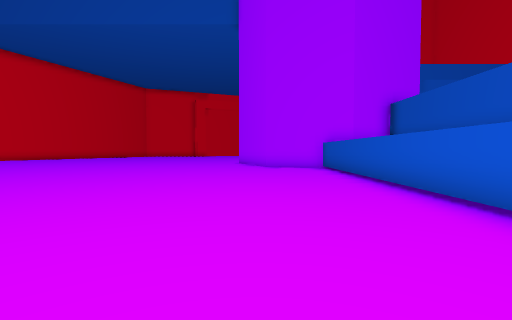
view 1 (above)

24 first-person views from a walk through a 3-D level made in the Unity game engine. The camera is 1.4 m above the floor, tilts 2° down and sees 85° across. The floor is counted in squares, 1.8 m on a side. Each view is taken from the middle of a square. On the plan, view 1 faces up. The plan holds only what a view shows up to about 10 squares ahead; the rest is blank. The place goes on beyond the plan. The player character is not drawn.

view 2
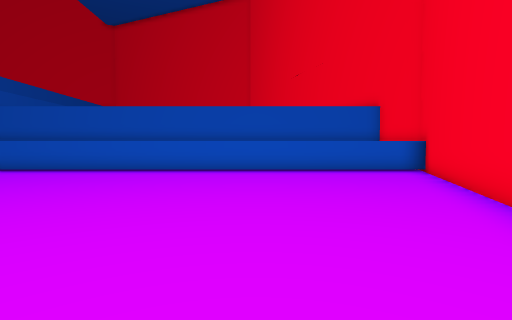

view 3
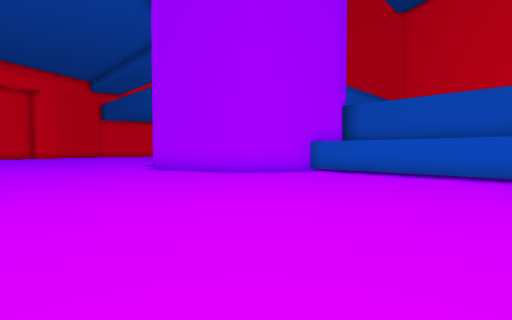

view 4
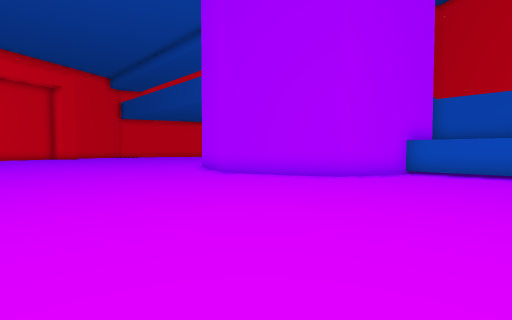

view 5
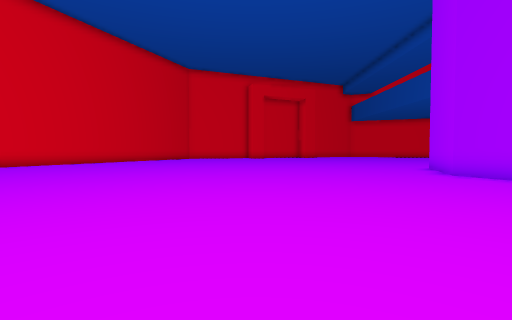

view 6
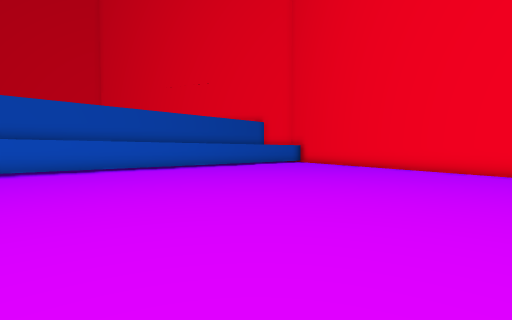

view 7
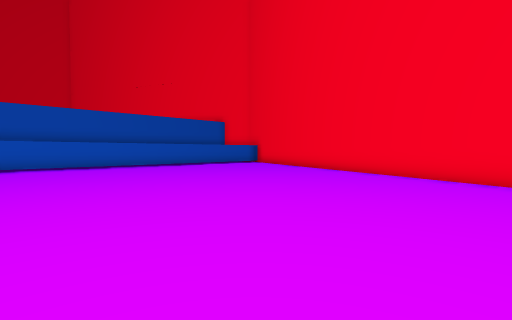

view 8
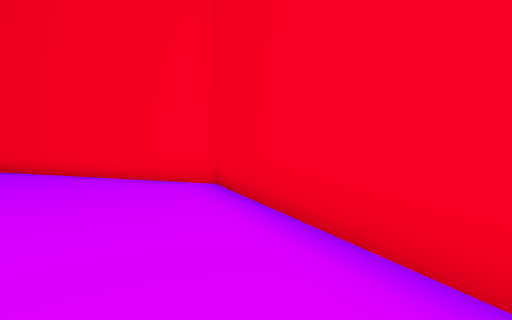

view 9
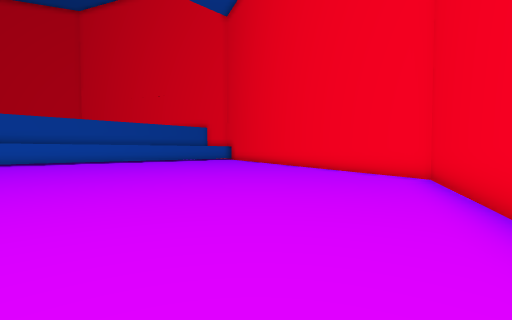

view 10
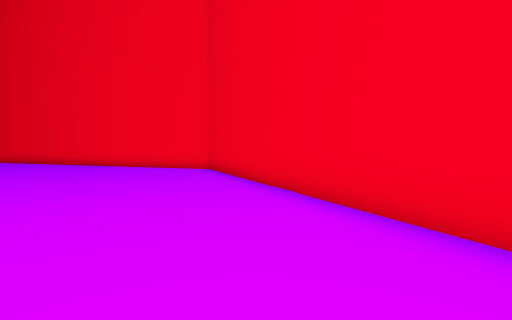

view 11
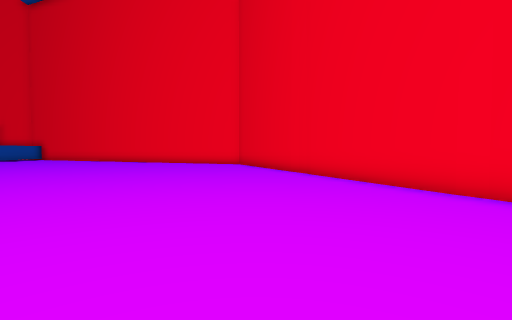

view 12
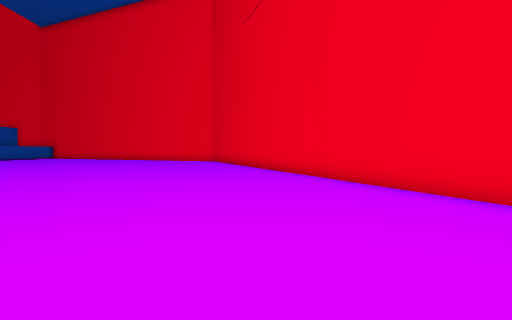

view 13
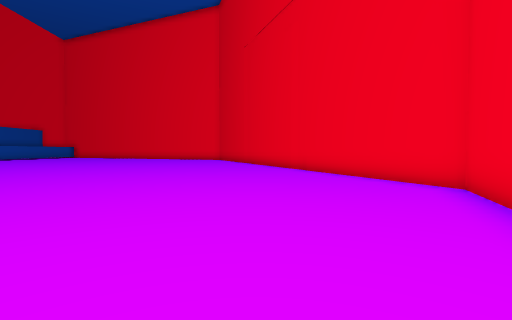

view 14
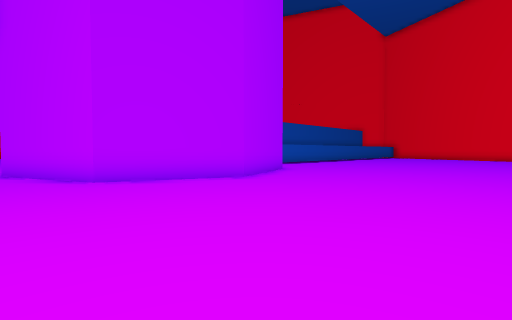

view 15
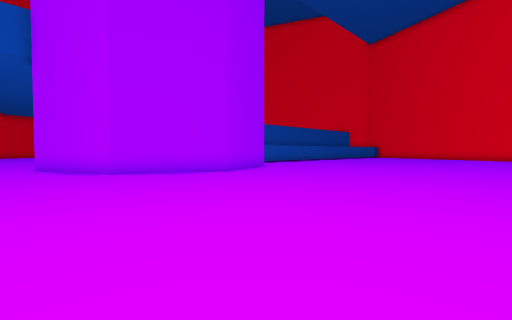

view 16
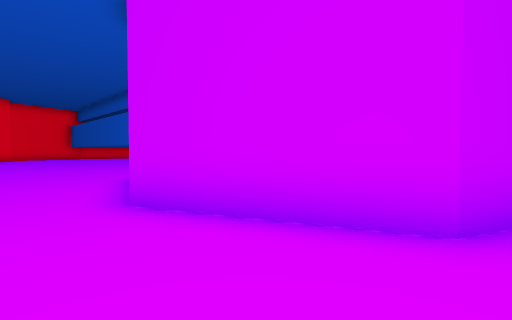

view 17
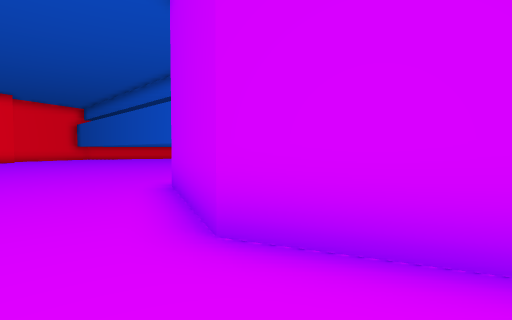

view 18
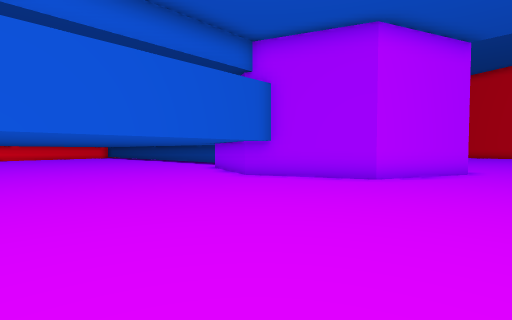

view 19
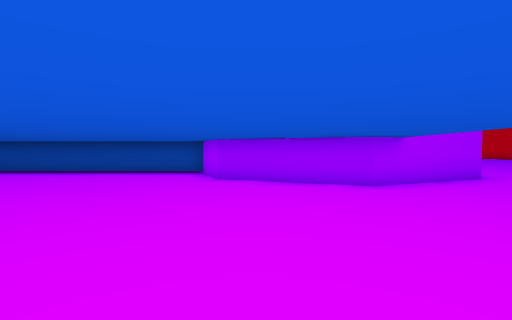

view 20
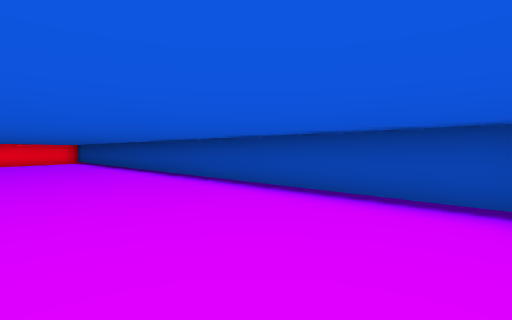

view 21
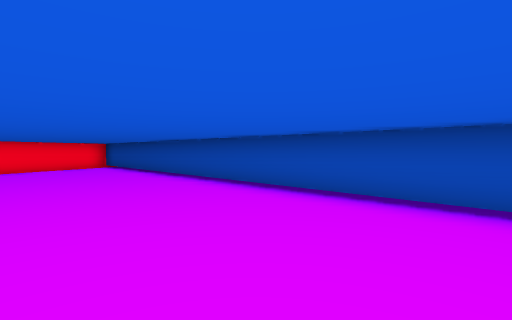

view 22
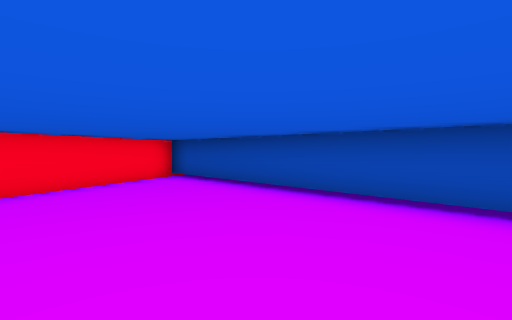

view 23
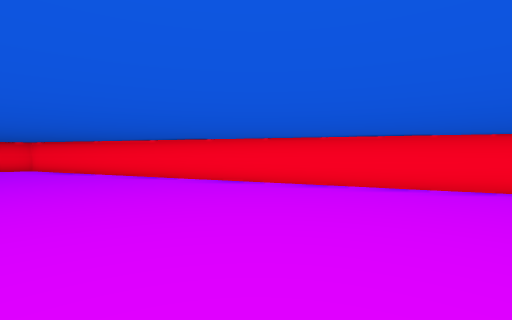

view 24
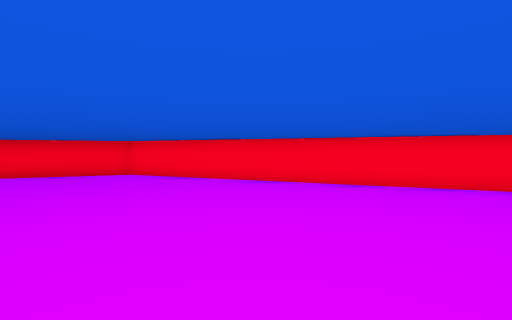

### Floor plan
Points are (right, up) in squares from view 1. A wall is a line through its corners. A room is listed if a view was taken in it or the views show most of it. See-through windows are left out.
Room 1 (views 1, 2, 3, 4, 5, 6, 7, 8, 9, 10, 11, 12, 13, 14, 15, 16, 17)
walls: (-19.5, 15) (-13.1, -0.4) (-5, -3.8); (-3.3, -4.5) (2.9, -7) (2.9, 12) (0.5, 13) (-1, 16.5) (0.5, 20) (2.9, 21)
ways out: opening at (3, 22.5) to room 2
Room 2 (views 18, 19, 20, 21, 22, 23, 24)
walls: (2.9, 21) (4, 21.5) (7.5, 20) (9, 16.5) (7.5, 13) (5.9, 12.3) (5.9, -6.7) (21.1, -0.4) (22.3, 2.6)
ways out: opening at (3, 22.5) to room 1

Where each view was taken, in squares from view 1:
view 1: 0 up, 0 right, facing up
view 2: 1 down, 7 left, facing right
view 3: 6 up, 6 left, facing up-right
view 4: 9 up, 7 left, facing up-right
view 5: 8 up, 7 left, facing up
view 6: 8 up, 8 left, facing down-right
view 7: 6 up, 10 left, facing down-right
view 8: 6 up, 14 left, facing down
view 9: 8 up, 15 left, facing down-right
view 10: 11 up, 15 left, facing down
view 11: 15 up, 14 left, facing down
view 12: 19 up, 16 left, facing down
view 13: 22 up, 16 left, facing down
view 14: 22 up, 7 left, facing down-right
view 15: 23 up, 9 left, facing down-right
view 16: 23 up, 0 right, facing down-right
view 17: 23 up, 2 right, facing down-right
view 18: 23 up, 15 right, facing down-left
view 19: 14 up, 15 right, facing left
view 20: 12 up, 10 right, facing down-left
view 21: 7 up, 10 right, facing down-left
view 22: 1 up, 10 right, facing down-left
view 23: 1 up, 8 right, facing down-right
view 24: 3 up, 12 right, facing down-right
